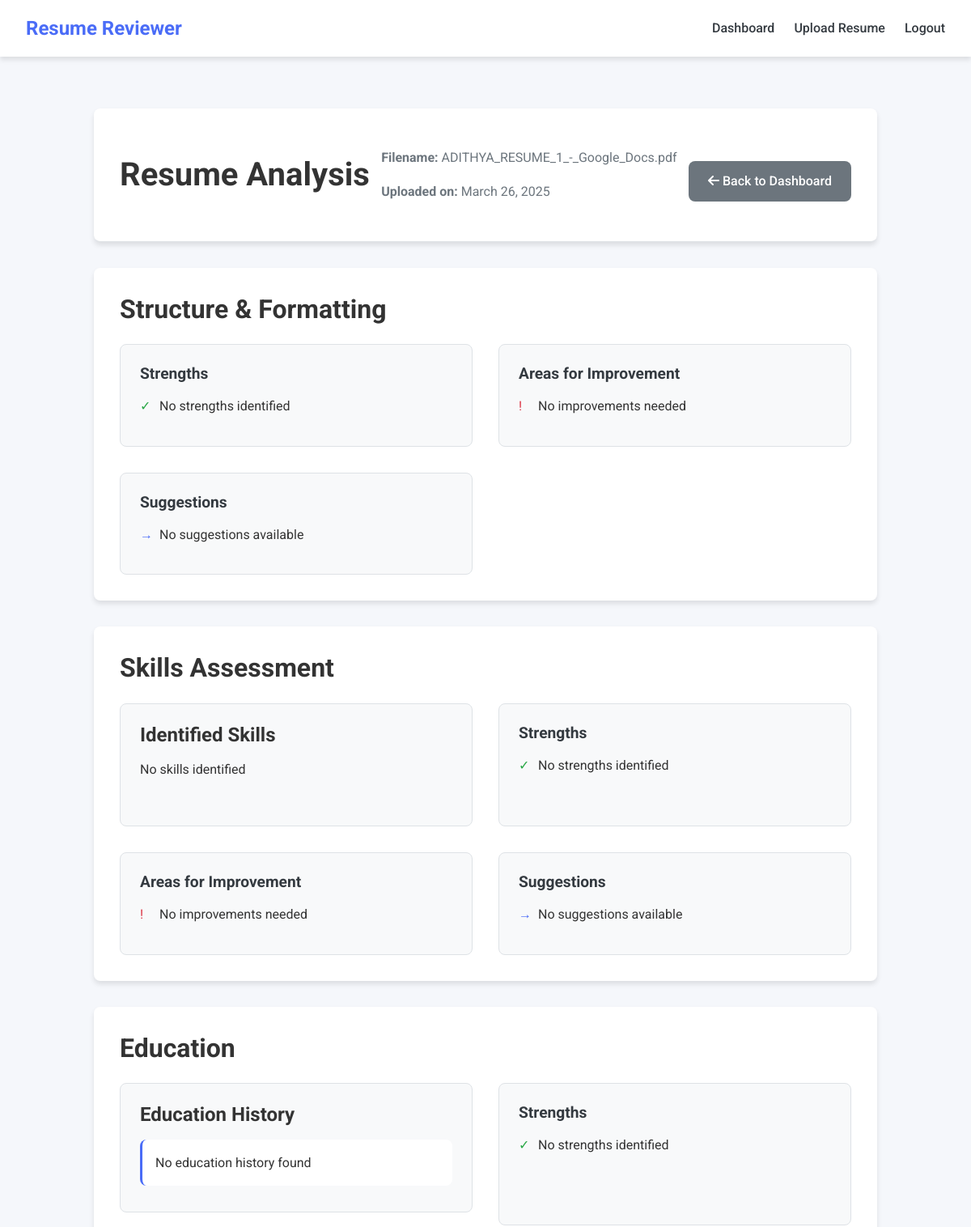
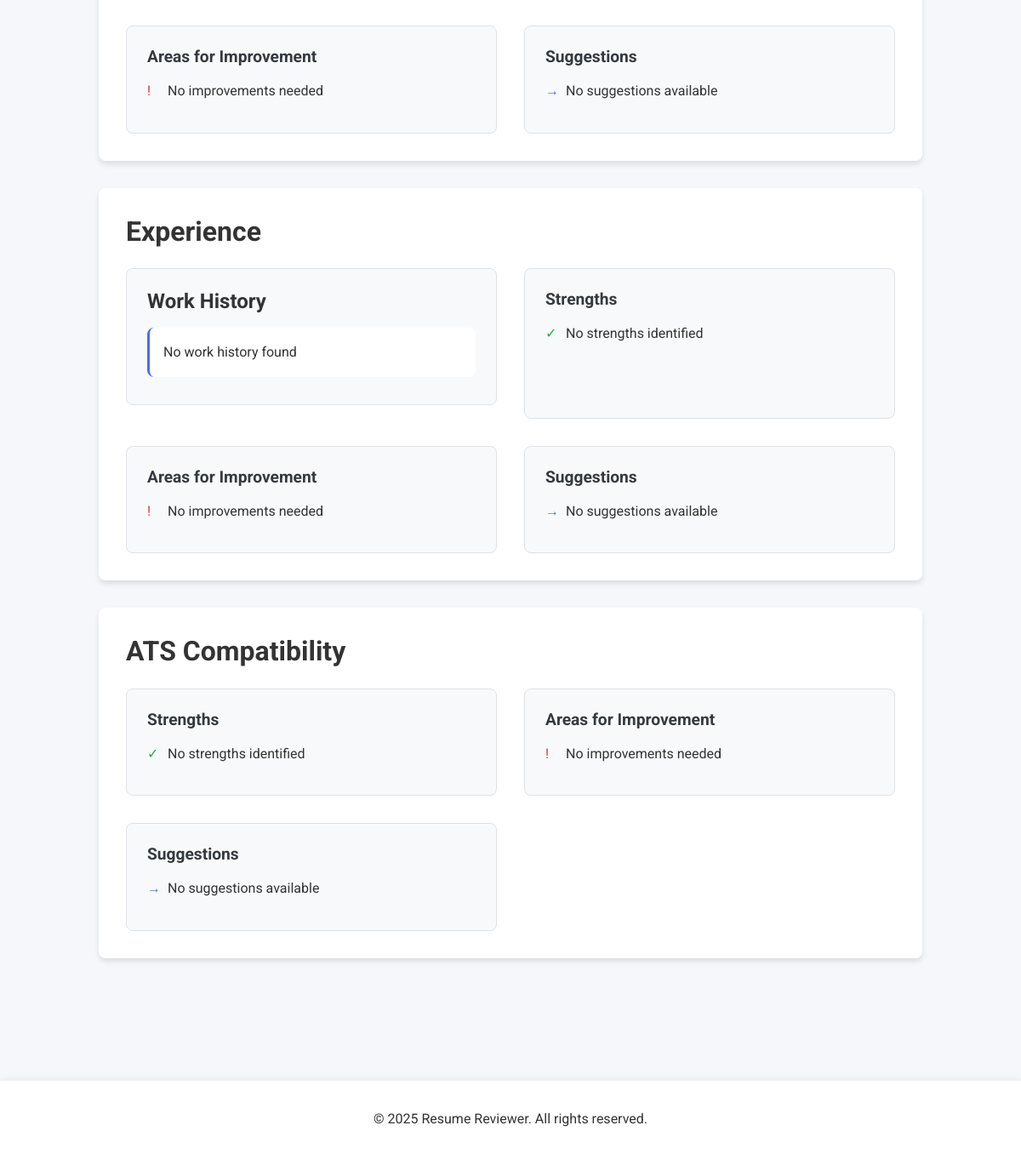
Page /analysis/22 (signed in) on the committed database (2 pictures, top to bottom).
### app.py (models this page shows)
class Resume(db.Model):
    id = db.Column(db.Integer, primary_key=True)
    filename = db.Column(db.String(100), nullable=False)
    upload_date = db.Column(db.DateTime, default=datetime.utcnow)
    analysis = db.Column(db.Text, nullable=True)
    user_id = db.Column(db.Integer, db.ForeignKey('user.id'), nullable=False)

### app.py (the view)
@app.route('/analysis/<int:resume_id>')
def view_analysis(resume_id):
    if 'user_id' not in session:
        flash('Please log in to view analysis')
        return redirect(url_for('login'))
    resume = Resume.query.get_or_404(resume_id)
    if resume.user_id != session['user_id']:
        flash('Unauthorized access')
        return redirect(url_for('dashboard'))
    if resume.analysis and resume.analysis.startswith('Error:'):
        flash(resume.analysis)
        return redirect(url_for('dashboard'))
    try:
        analysis_data = json.loads(resume.analysis) if resume.analysis else {}
        analysis = {
            'structure': {'strengths': [], 'improvements': [], 'suggestions': []},
            'skills': {'identified_skills': [], 'strengths': [], 'improvements': [], 'suggestions': []},
            'education': {'entries': [], 'strengths': [], 'improvements': [], 'suggestions': []},
            'experience': {'entries': [], 'strengths': [], 'improvements': [], 'suggestions': []},
            'ats': {'strengths': [], 'improvements': [], 'suggestions': []},
            'transformer_info': {'models_used': []}
        }
        for section in analysis:
            if section in analysis_data:
                analysis[section].update(analysis_data[section])
    except (json.JSONDecodeError, TypeError) as e:
        print(f"Error parsing analysis data: {str(e)}")
        analysis = {
            'structure': {'strengths': [], 'improvements': [], 'suggestions': []},
            'skills': {'identified_skills': [], 'strengths': [], 'improvements': [], 'suggestions': []},
            'education': {'entries': [], 'strengths': [], 'improvements': [], 'suggestions': []},
            'experience': {'entries': [], 'strengths': [], 'improvements': [], 'suggestions': []},
            'ats': {'strengths': [], 'improvements': [], 'suggestions': []}
        }
    return render_template('analysis.html', resume=resume, analysis=analysis)

### templates/analysis.html (shortened to what this page needs)
{% extends 'base.html' %}
{% block content %}
<div class="analysis-container">
    <div class="analysis-header">
        <h1>Resume Analysis</h1>
        <div class="resume-info">
            <p><strong>Filename:</strong> {{ resume.filename }}</p>
            <p><strong>Uploaded on:</strong> {{ resume.upload_date.strftime('%B %d, %Y') }}</p>
        </div>
        <a href="{{ url_for('dashboard') }}" class="btn btn-secondary"><i class="fas fa-arrow-left"></i> Back to Dashboard</a>
    </div>
    <div class="analysis-content">
        <div class="analysis-sections">
            <div class="analysis-section">
                <h2>Structure & Formatting</h2>
                <div class="section-content">
                    <div class="strengths">
                        <h3>Strengths</h3>
                        <ul>
                            {% if analysis.structure.strengths %}
                                {% for strength in analysis.structure.strengths %}
                                <li>{{ strength }}</li>
                                {% endfor %}
                            {% else %}
                                <li>No strengths identified</li>
                            {% endif %}
                        </ul>
                    </div>
                    <div class="improvements">
                        <h3>Areas for Improvement</h3>
                        <ul>
                            {% if analysis.structure.improvements %}
                                {% for improvement in analysis.structure.improvements %}
                                <li>{{ improvement }}</li>
                                {% endfor %}
                            {% else %}
                                <li>No improvements needed</li>
                            {% endif %}
                        </ul>
                    </div>
                    <div class="suggestions">
                        <h3>Suggestions</h3>
                        <ul>
                            {% if analysis.structure.suggestions %}
                                {% for suggestion in analysis.structure.suggestions %}
                                <li>{{ suggestion }}</li>
                                {% endfor %}
                            {% else %}
                                <li>No suggestions available</li>
                            {% endif %}
                        </ul>
                    </div>
                </div>
            </div>
            <div class="analysis-section">
                <h2>Skills Assessment</h2>
                <div class="section-content">
                    <div class="identified-skills">
                        <h3>Identified Skills</h3>
                        <div class="skill-tags">
                            {% if analysis.skills.identified_skills %}
                                {% for skill in analysis.skills.identified_skills %}
                                <span class="skill-tag">{{ skill }}</span>
                                {% endfor %}
                            {% else %}
                                <p>No skills identified</p>
                            {% endif %}
                        </div>
                    </div>
                    <div class="strengths">
                        <h3>Strengths</h3>
                        <ul>
                            {% if analysis.skills.strengths %}
                                {% for strength in analysis.skills.strengths %}
                                <li>{{ strength }}</li>
                                {% endfor %}
                            {% else %}
                                <li>No strengths identified</li>
                            {% endif %}
                        </ul>
                    </div>
                    <div class="improvements">
                        <h3>Areas for Improvement</h3>
                        <ul>
                            {% if analysis.skills.improvements %}
                                {% for improvement in analysis.skills.improvements %}
                                <li>{{ improvement }}</li>
                                {% endfor %}
                            {% else %}
                                <li>No improvements needed</li>
                            {% endif %}
                        </ul>
                    </div>
                    <div class="suggestions">
                        <h3>Suggestions</h3>
                        <ul>
                            {% if analysis.skills.suggestions %}
                                {% for suggestion in analysis.skills.suggestions %}
                                <li>{{ suggestion }}</li>
                                {% endfor %}
                            {% else %}
                                <li>No suggestions available</li>
                            {% endif %}
                        </ul>
                    </div>
                </div>
            </div>
            <div class="analysis-section">
                <h2>Education</h2>
                <div class="section-content">
                    <div class="education-entries">
                        <h3>Education History</h3>
                        {% if analysis.education.entries %}
                            {% for entry in analysis.education.entries %}
                            <p class="entry">{{ entry }}</p>
                            {% endfor %}
                        {% else %}
                            <p class="entry">No education history found</p>
                        {% endif %}
                    </div>
                    <div class="strengths">
                        <h3>Strengths</h3>
                        <ul>
                            {% if analysis.education.strengths %}
                                {% for strength in analysis.education.strengths %}
                                <li>{{ strength }}</li>
                                {% endfor %}
                            {% else %}
                                <li>No strengths identified</li>
                            {% endif %}
                        </ul>
                    </div>
                    <div class="improvements">
                        <h3>Areas for Improvement</h3>
                        <ul>
                            {% if analysis.education.improvements %}
                                {% for improvement in analysis.education.improvements %}
                                <li>{{ improvement }}</li>
                                {% endfor %}
                            {% else %}
                                <li>No improvements needed</li>
                            {% endif %}
                        </ul>
                    </div>
                    <div class="suggestions">
                        <h3>Suggestions</h3>
                        <ul>
                            {% if analysis.education.suggestions %}
                                {% for suggestion in analysis.education.suggestions %}
                                <li>{{ suggestion }}</li>
                                {% endfor %}
                            {% else %}
                                <li>No suggestions available</li>
                            {% endif %}
                        </ul>
                    </div>
                </div>
            </div>
            <div class="analysis-section">
                <h2>Experience</h2>
                <div class="section-content">
                    <div class="experience-entries">
                        <h3>Work History</h3>
                        {% if analysis.experience.entries %}
                            {% for entry in analysis.experience.entries %}
                            <p class="entry">{{ entry }}</p>
                            {% endfor %}
                        {% else %}
                            <p class="entry">No work history found</p>
                        {% endif %}
                    </div>
                    <div class="strengths">
                        <h3>Strengths</h3>
                        <ul>
                            {% if analysis.experience.strengths %}
                                {% for strength in analysis.experience.strengths %}
                                <li>{{ strength }}</li>
                                {% endfor %}
                            {% else %}
                                <li>No strengths identified</li>
                            {% endif %}
                        </ul>
                    </div>
                    <div class="improvements">
                        <h3>Areas for Improvement</h3>
                        <ul>
                            {% if analysis.experience.improvements %}
                                {% for improvement in analysis.experience.improvements %}
                                <li>{{ improvement }}</li>
                                {% endfor %}
                            {% else %}
                                <li>No improvements needed</li>
                            {% endif %}
                        </ul>
                    </div>
                    <div class="suggestions">
                        <h3>Suggestions</h3>
                        <ul>
                            {% if analysis.experience.suggestions %}
                                {% for suggestion in analysis.experience.suggestions %}
                                <li>{{ suggestion }}</li>
                                {% endfor %}
                            {% else %}
                                <li>No suggestions available</li>
                            {% endif %}
                        </ul>
                    </div>
                </div>
            </div>
            <div class="analysis-section">
                <h2>ATS Compatibility</h2>
                <div class="section-content">
                    <div class="strengths">
                        <h3>Strengths</h3>
                        <ul>
                            {% if analysis.ats.strengths %}
                                {% for strength in analysis.ats.strengths %}
                                <li>{{ strength }}</li>
                                {% endfor %}
                            {% else %}
                                <li>No strengths identified</li>
                            {% endif %}
                        </ul>
                    </div>
                    <div class="improvements">
                        <h3>Areas for Improvement</h3>
                        <ul>
                            {% if analysis.ats.improvements %}
                                {% for improvement in analysis.ats.improvements %}
                                <li>{{ improvement }}</li>
                                {% endfor %}
                            {% else %}
                                <li>No improvements needed</li>
                            {% endif %}
                        </ul>
                    </div>
                    <div class="suggestions">
                        <h3>Suggestions</h3>
                        <ul>
                            {% if analysis.ats.suggestions %}
                                {% for suggestion in analysis.ats.suggestions %}
                                <li>{{ suggestion }}</li>
                                {% endfor %}
                            {% else %}
                                <li>No suggestions available</li>
                            {% endif %}
                        </ul>
                    </div>
                </div>
            </div>
        </div>
    </div>
</div>
{% endblock %}

### rows in the picture
Resume: filename "ADITHYA_RESUME_1_-_Google_Docs.pdf", upload_date "March 26, 2025"
